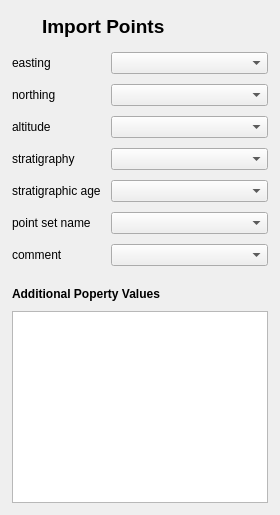
          <widget class="QWidget" name="points">
           <attribute name="icon">
            <iconset resource="resources.qrc">
             <normaloff>:/plugins/GeologicalDataProcessing/images/points.svg</normaloff>:/plugins/GeologicalDataProcessing/images/points.svg</iconset>
           </attribute>
           <attribute name="title">
            <string/>
           </attribute>
           <layout class="QVBoxLayout" name="verticalLayout_4">
            <property name="spacing">
             <number>10</number>
            </property>
            <property name="leftMargin">
             <number>0</number>
            </property>
            <property name="topMargin">
             <number>0</number>
            </property>
            <property name="rightMargin">
             <number>0</number>
            </property>
            <property name="bottomMargin">
             <number>0</number>
            </property>
            <item>
             <layout class="QGridLayout" name="gridLayout_2">
              <property name="leftMargin">
               <number>12</number>
              </property>
              <property name="topMargin">
               <number>12</number>
              </property>
              <property name="rightMargin">
               <number>12</number>
              </property>
              <property name="bottomMargin">
               <number>12</number>
              </property>
              <property name="spacing">
               <number>-1</number>
              </property>
              <item row="3" column="1">
               <widget class="QComboBox" name="altitude_points">
                <property name="sizePolicy">
                 <sizepolicy hsizetype="MinimumExpanding" vsizetype="Fixed">
                  <horstretch>0</horstretch>
                  <verstretch>0</verstretch>
                 </sizepolicy>
                </property>
               </widget>
              </item>
              <item row="9" column="0" colspan="2">
               <widget class="QListWidget" name="import_columns_points">
                <property name="enabled">
                 <bool>true</bool>
                </property>
                <property name="sizePolicy">
                 <sizepolicy hsizetype="Expanding" vsizetype="Expanding">
                  <horstretch>0</horstretch>
                  <verstretch>0</verstretch>
                 </sizepolicy>
                </property>
                <property name="minimumSize">
                 <size>
                  <width>0</width>
                  <height>60</height>
                 </size>
                </property>
                <property name="selectionMode">
                 <enum>QAbstractItemView::MultiSelection</enum>
                </property>
                <property name="isWrapping" stdset="0">
                 <bool>false</bool>
                </property>
                <property name="resizeMode">
                 <enum>QListView::Adjust</enum>
                </property>
                <property name="viewMode">
                 <enum>QListView::ListMode</enum>
                </property>
                <property name="sortingEnabled">
                 <bool>true</bool>
                </property>
               </widget>
              </item>
              <item row="1" column="1">
               <widget class="QComboBox" name="easting_points">
                <property name="sizePolicy">
                 <sizepolicy hsizetype="Expanding" vsizetype="Fixed">
                  <horstretch>0</horstretch>
                  <verstretch>0</verstretch>
                 </sizepolicy>
                </property>
               </widget>
              </item>
              <item row="0" column="0" colspan="2">
               <layout class="QHBoxLayout" name="horizontalLayout_4">
                <item>
                 <widget class="QLabel" name="label_34">
                  <property name="minimumSize">
                   <size>
                    <width>20</width>
                    <height>20</height>
                   </size>
                  </property>
                  <property name="maximumSize">
                   <size>
                    <width>20</width>
                    <height>20</height>
                   </size>
                  </property>
                  <property name="text">
                   <string/>
                  </property>
                  <property name="pixmap">
                   <pixmap resource="resources.qrc">:/plugins/GeologicalDataProcessing/images/points.svg</pixmap>
                  </property>
                  <property name="scaledContents">
                   <bool>true</bool>
                  </property>
                 </widget>
                </item>
                <item>
                 <widget class="QLabel" name="label_14">
                  <property name="minimumSize">
                   <size>
                    <width>0</width>
                    <height>30</height>
                   </size>
                  </property>
                  <property name="maximumSize">
                   <size>
                    <width>645555</width>
                    <height>30</height>
                   </size>
                  </property>
                  <property name="text">
                   <string>&lt;html&gt;&lt;head/&gt;&lt;body&gt;&lt;p&gt;&lt;span style=&quot; font-size:14pt; font-weight:600;&quot;&gt;Import Points&lt;/span&gt;&lt;/p&gt;&lt;/body&gt;&lt;/html&gt;</string>
                  </property>
                  <property name="textFormat">
                   <enum>Qt::RichText</enum>
                  </property>
                  <property name="scaledContents">
                   <bool>true</bool>
                  </property>
                  <property name="wordWrap">
                   <bool>false</bool>
                  </property>
                 </widget>
                </item>
               </layout>
              </item>
              <item row="6" column="1">
               <widget class="QComboBox" name="set_name_points">
                <property name="sizePolicy">
                 <sizepolicy hsizetype="MinimumExpanding" vsizetype="Fixed">
                  <horstretch>0</horstretch>
                  <verstretch>0</verstretch>
                 </sizepolicy>
                </property>
               </widget>
              </item>
              <item row="6" column="0">
               <widget class="QLabel" name="label_7">
                <property name="sizePolicy">
                 <sizepolicy hsizetype="Minimum" vsizetype="Minimum">
                  <horstretch>0</horstretch>
                  <verstretch>0</verstretch>
                 </sizepolicy>
                </property>
                <property name="minimumSize">
                 <size>
                  <width>0</width>
                  <height>0</height>
                 </size>
                </property>
                <property name="maximumSize">
                 <size>
                  <width>16777215</width>
                  <height>16777215</height>
                 </size>
                </property>
                <property name="text">
                 <string>point set name</string>
                </property>
               </widget>
              </item>
              <item row="4" column="1">
               <widget class="QComboBox" name="strat_points">
                <property name="sizePolicy">
                 <sizepolicy hsizetype="MinimumExpanding" vsizetype="Fixed">
                  <horstretch>0</horstretch>
                  <verstretch>0</verstretch>
                 </sizepolicy>
                </property>
               </widget>
              </item>
              <item row="2" column="1">
               <widget class="QComboBox" name="northing_points">
                <property name="sizePolicy">
                 <sizepolicy hsizetype="MinimumExpanding" vsizetype="Fixed">
                  <horstretch>0</horstretch>
                  <verstretch>0</verstretch>
                 </sizepolicy>
                </property>
               </widget>
              </item>
              <item row="5" column="0">
               <widget class="QLabel" name="label_6">
                <property name="sizePolicy">
                 <sizepolicy hsizetype="Minimum" vsizetype="Minimum">
                  <horstretch>0</horstretch>
                  <verstretch>0</verstretch>
                 </sizepolicy>
                </property>
                <property name="minimumSize">
                 <size>
                  <width>0</width>
                  <height>0</height>
                 </size>
                </property>
                <property name="maximumSize">
                 <size>
                  <width>16777215</width>
                  <height>16777215</height>
                 </size>
                </property>
                <property name="text">
                 <string>stratigraphic age</string>
                </property>
               </widget>
              </item>
              <item row="1" column="0">
               <widget class="QLabel" name="label_2">
                <property name="sizePolicy">
                 <sizepolicy hsizetype="Minimum" vsizetype="Minimum">
                  <horstretch>0</horstretch>
                  <verstretch>0</verstretch>
                 </sizepolicy>
                </property>
                <property name="minimumSize">
                 <size>
                  <width>0</width>
                  <height>0</height>
                 </size>
                </property>
                <property name="maximumSize">
                 <size>
                  <width>16777215</width>
                  <height>16777215</height>
                 </size>
                </property>
                <property name="text">
                 <string>easting</string>
                </property>
               </widget>
              </item>
              <item row="7" column="1">
               <widget class="QComboBox" name="comment_points">
                <property name="sizePolicy">
                 <sizepolicy hsizetype="MinimumExpanding" vsizetype="Fixed">
                  <horstretch>0</horstretch>
                  <verstretch>0</verstretch>
                 </sizepolicy>
                </property>
               </widget>
              </item>
              <item row="7" column="0">
               <widget class="QLabel" name="label_8">
                <property name="sizePolicy">
                 <sizepolicy hsizetype="Minimum" vsizetype="Minimum">
                  <horstretch>0</horstretch>
                  <verstretch>0</verstretch>
                 </sizepolicy>
                </property>
                <property name="minimumSize">
                 <size>
                  <width>0</width>
                  <height>0</height>
                 </size>
                </property>
                <property name="maximumSize">
                 <size>
                  <width>16777215</width>
                  <height>16777215</height>
                 </size>
                </property>
                <property name="text">
                 <string>comment</string>
                </property>
               </widget>
              </item>
              <item row="8" column="0" colspan="2">
               <widget class="QLabel" name="label_9">
                <property name="minimumSize">
                 <size>
                  <width>0</width>
                  <height>25</height>
                 </size>
                </property>
                <property name="text">
                 <string>&lt;html&gt;&lt;head/&gt;&lt;body&gt;&lt;p&gt;&lt;span style=&quot; font-weight:600;&quot;&gt;Additional Poperty Values&lt;/span&gt;&lt;/p&gt;&lt;/body&gt;&lt;/html&gt;</string>
                </property>
                <property name="alignment">
                 <set>Qt::AlignBottom|Qt::AlignLeading|Qt::AlignLeft</set>
                </property>
               </widget>
              </item>
              <item row="5" column="1">
               <widget class="QComboBox" name="strat_age_points">
                <property name="sizePolicy">
                 <sizepolicy hsizetype="MinimumExpanding" vsizetype="Fixed">
                  <horstretch>0</horstretch>
                  <verstretch>0</verstretch>
                 </sizepolicy>
                </property>
               </widget>
              </item>
              <item row="3" column="0">
               <widget class="QLabel" name="label_3">
                <property name="sizePolicy">
                 <sizepolicy hsizetype="Minimum" vsizetype="Minimum">
                  <horstretch>0</horstretch>
                  <verstretch>0</verstretch>
                 </sizepolicy>
                </property>
                <property name="minimumSize">
                 <size>
                  <width>0</width>
                  <height>0</height>
                 </size>
                </property>
                <property name="maximumSize">
                 <size>
                  <width>16777215</width>
                  <height>16777215</height>
                 </size>
                </property>
                <property name="text">
                 <string>altitude</string>
                </property>
               </widget>
              </item>
              <item row="4" column="0">
               <widget class="QLabel" name="label_5">
                <property name="sizePolicy">
                 <sizepolicy hsizetype="Minimum" vsizetype="Minimum">
                  <horstretch>0</horstretch>
                  <verstretch>0</verstretch>
                 </sizepolicy>
                </property>
                <property name="minimumSize">
                 <size>
                  <width>0</width>
                  <height>0</height>
                 </size>
                </property>
                <property name="maximumSize">
                 <size>
                  <width>16777215</width>
                  <height>16777215</height>
                 </size>
                </property>
                <property name="text">
                 <string>stratigraphy</string>
                </property>
               </widget>
              </item>
              <item row="2" column="0">
               <widget class="QLabel" name="label_4">
                <property name="sizePolicy">
                 <sizepolicy hsizetype="Minimum" vsizetype="Minimum">
                  <horstretch>0</horstretch>
                  <verstretch>0</verstretch>
                 </sizepolicy>
                </property>
                <property name="minimumSize">
                 <size>
                  <width>0</width>
                  <height>0</height>
                 </size>
                </property>
                <property name="maximumSize">
                 <size>
                  <width>16777215</width>
                  <height>16777215</height>
                 </size>
                </property>
                <property name="text">
                 <string>northing</string>
                </property>
               </widget>
              </item>
             </layout>
            </item>
           </layout>
          </widget>
